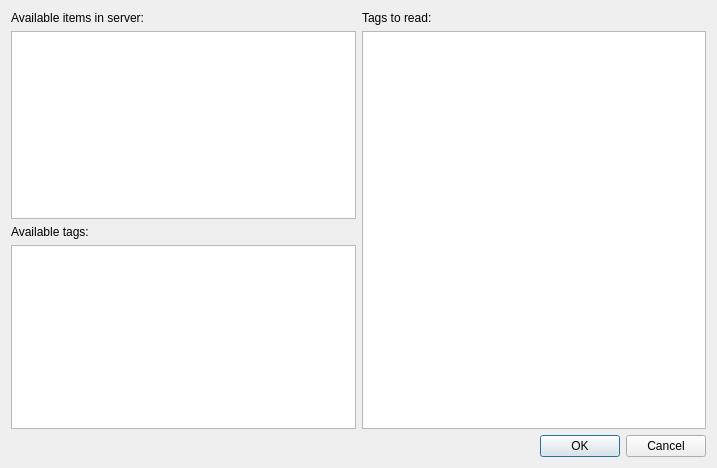
<?xml version="1.0" encoding="UTF-8"?>
<ui version="4.0">
 <class>tagsSelectorDialog</class>
 <widget class="QDialog" name="tagsSelectorDialog">
  <property name="windowModality">
   <enum>Qt::ApplicationModal</enum>
  </property>
  <property name="geometry">
   <rect>
    <x>0</x>
    <y>0</y>
    <width>717</width>
    <height>468</height>
   </rect>
  </property>
  <property name="windowTitle">
   <string>OpcDataTrender - Add tags</string>
  </property>
  <property name="modal">
   <bool>true</bool>
  </property>
  <layout class="QGridLayout" name="gridLayout">
   <item row="0" column="1">
    <widget class="QLabel" name="label">
     <property name="text">
      <string>Tags to read:</string>
     </property>
    </widget>
   </item>
   <item row="2" column="0">
    <widget class="QLabel" name="label_3">
     <property name="text">
      <string>Available tags:</string>
     </property>
    </widget>
   </item>
   <item row="0" column="0">
    <widget class="QLabel" name="label_2">
     <property name="text">
      <string>Available items in server:</string>
     </property>
    </widget>
   </item>
   <item row="1" column="0">
    <widget class="QTreeView" name="avblItemsTreeView">
     <property name="editTriggers">
      <set>QAbstractItemView::NoEditTriggers</set>
     </property>
     <property name="selectionMode">
      <enum>QAbstractItemView::SingleSelection</enum>
     </property>
     <property name="selectionBehavior">
      <enum>QAbstractItemView::SelectItems</enum>
     </property>
     <property name="headerHidden">
      <bool>true</bool>
     </property>
    </widget>
   </item>
   <item row="3" column="0" rowspan="2">
    <widget class="QListView" name="avblTagsListView">
     <property name="editTriggers">
      <set>QAbstractItemView::NoEditTriggers</set>
     </property>
     <property name="selectionMode">
      <enum>QAbstractItemView::ExtendedSelection</enum>
     </property>
    </widget>
   </item>
   <item row="5" column="0" colspan="2">
    <widget class="QDialogButtonBox" name="buttonBox">
     <property name="sizePolicy">
      <sizepolicy hsizetype="Expanding" vsizetype="Fixed">
       <horstretch>0</horstretch>
       <verstretch>0</verstretch>
      </sizepolicy>
     </property>
     <property name="focusPolicy">
      <enum>Qt::TabFocus</enum>
     </property>
     <property name="contextMenuPolicy">
      <enum>Qt::DefaultContextMenu</enum>
     </property>
     <property name="layoutDirection">
      <enum>Qt::LeftToRight</enum>
     </property>
     <property name="autoFillBackground">
      <bool>false</bool>
     </property>
     <property name="orientation">
      <enum>Qt::Horizontal</enum>
     </property>
     <property name="standardButtons">
      <set>QDialogButtonBox::Cancel|QDialogButtonBox::Ok</set>
     </property>
     <property name="centerButtons">
      <bool>false</bool>
     </property>
    </widget>
   </item>
   <item row="1" column="1" rowspan="4">
    <widget class="QListWidget" name="tagsToReadListWidget">
     <property name="contextMenuPolicy">
      <enum>Qt::CustomContextMenu</enum>
     </property>
     <property name="editTriggers">
      <set>QAbstractItemView::NoEditTriggers</set>
     </property>
     <property name="viewMode">
      <enum>QListView::ListMode</enum>
     </property>
    </widget>
   </item>
  </layout>
 </widget>
 <resources/>
 <connections>
  <connection>
   <sender>buttonBox</sender>
   <signal>accepted()</signal>
   <receiver>tagsSelectorDialog</receiver>
   <slot>accept()</slot>
   <hints>
    <hint type="sourcelabel">
     <x>248</x>
     <y>254</y>
    </hint>
    <hint type="destinationlabel">
     <x>157</x>
     <y>274</y>
    </hint>
   </hints>
  </connection>
  <connection>
   <sender>buttonBox</sender>
   <signal>rejected()</signal>
   <receiver>tagsSelectorDialog</receiver>
   <slot>reject()</slot>
   <hints>
    <hint type="sourcelabel">
     <x>316</x>
     <y>260</y>
    </hint>
    <hint type="destinationlabel">
     <x>286</x>
     <y>274</y>
    </hint>
   </hints>
  </connection>
 </connections>
</ui>
